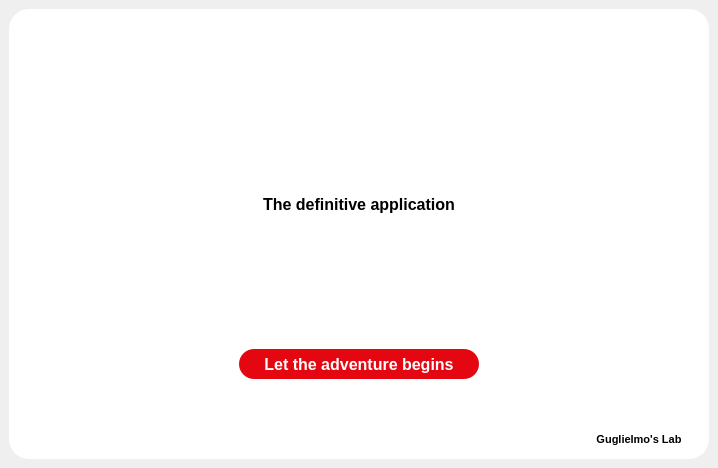
<?xml version="1.0" encoding="UTF-8"?>
<ui version="4.0">
 <class>MainWindow</class>
 <widget class="QMainWindow" name="MainWindow">
  <property name="geometry">
   <rect>
    <x>0</x>
    <y>0</y>
    <width>718</width>
    <height>468</height>
   </rect>
  </property>
  <property name="windowTitle">
   <string>MainWindow</string>
  </property>
  <widget class="QWidget" name="centralwidget">
   <layout class="QGridLayout" name="gridLayout">
    <item row="0" column="0">
     <widget class="QFrame" name="frame">
      <property name="styleSheet">
       <string notr="true">background-color: rgb(239, 239, 239);
background-color: rgb(255, 255, 255);
border-radius: 20px;
</string>
      </property>
      <property name="frameShape">
       <enum>QFrame::StyledPanel</enum>
      </property>
      <property name="frameShadow">
       <enum>QFrame::Raised</enum>
      </property>
      <widget class="QLabel" name="label_2">
       <property name="geometry">
        <rect>
         <x>580</x>
         <y>420</y>
         <width>100</width>
         <height>21</height>
        </rect>
       </property>
       <property name="text">
        <string>&lt;html&gt;&lt;head/&gt;&lt;body&gt;&lt;p&gt;&lt;span style=&quot; font-size:8pt; font-weight:600;&quot;&gt;Guglielmo's Lab&lt;/span&gt;&lt;/p&gt;&lt;/body&gt;&lt;/html&gt;</string>
       </property>
       <property name="textFormat">
        <enum>Qt::RichText</enum>
       </property>
       <property name="alignment">
        <set>Qt::AlignCenter</set>
       </property>
      </widget>
      <widget class="QLabel" name="label_3">
       <property name="geometry">
        <rect>
         <x>200</x>
         <y>170</y>
         <width>300</width>
         <height>50</height>
        </rect>
       </property>
       <property name="font">
        <font>
         <family>Segoe UI</family>
         <pointsize>12</pointsize>
         <weight>75</weight>
         <bold>true</bold>
        </font>
       </property>
       <property name="text">
        <string>The definitive application</string>
       </property>
       <property name="textFormat">
        <enum>Qt::PlainText</enum>
       </property>
       <property name="alignment">
        <set>Qt::AlignCenter</set>
       </property>
      </widget>
      <widget class="QPushButton" name="pushButton">
       <property name="geometry">
        <rect>
         <x>580</x>
         <y>360</y>
         <width>100</width>
         <height>61</height>
        </rect>
       </property>
       <property name="styleSheet">
        <string notr="true"/>
       </property>
       <property name="text">
        <string/>
       </property>
       <property name="icon">
        <iconset resource="../res/res_rc.qrc">
         <normaloff>:/Icons/kindpng_3268817.png</normaloff>:/Icons/kindpng_3268817.png</iconset>
       </property>
       <property name="iconSize">
        <size>
         <width>50</width>
         <height>50</height>
        </size>
       </property>
      </widget>
      <widget class="QPushButton" name="pushButton_2">
       <property name="geometry">
        <rect>
         <x>100</x>
         <y>30</y>
         <width>500</width>
         <height>151</height>
        </rect>
       </property>
       <property name="styleSheet">
        <string notr="true"/>
       </property>
       <property name="text">
        <string/>
       </property>
       <property name="icon">
        <iconset resource="../res/res_rc.qrc">
         <normaloff>:/Icons/20230224130920!DnD_5e_logo.png</normaloff>:/Icons/20230224130920!DnD_5e_logo.png</iconset>
       </property>
       <property name="iconSize">
        <size>
         <width>512</width>
         <height>128</height>
        </size>
       </property>
      </widget>
      <widget class="QPushButton" name="pushButton_3">
       <property name="enabled">
        <bool>true</bool>
       </property>
       <property name="geometry">
        <rect>
         <x>230</x>
         <y>340</y>
         <width>240</width>
         <height>30</height>
        </rect>
       </property>
       <property name="font">
        <font>
         <family>Segoe UI</family>
         <pointsize>12</pointsize>
         <weight>75</weight>
         <italic>false</italic>
         <bold>true</bold>
         <kerning>false</kerning>
        </font>
       </property>
       <property name="mouseTracking">
        <bool>false</bool>
       </property>
       <property name="styleSheet">
        <string notr="true">background-color: rgb(228, 6, 17);
color: rgb(255, 255, 255);
border-radius: 15px;</string>
       </property>
       <property name="text">
        <string>Let the adventure begins</string>
       </property>
       <property name="checkable">
        <bool>false</bool>
       </property>
       <property name="autoDefault">
        <bool>false</bool>
       </property>
       <property name="default">
        <bool>false</bool>
       </property>
       <property name="flat">
        <bool>true</bool>
       </property>
      </widget>
     </widget>
    </item>
   </layout>
  </widget>
 </widget>
 <resources>
  <include location="../res/res_rc.qrc"/>
 </resources>
 <connections/>
</ui>
